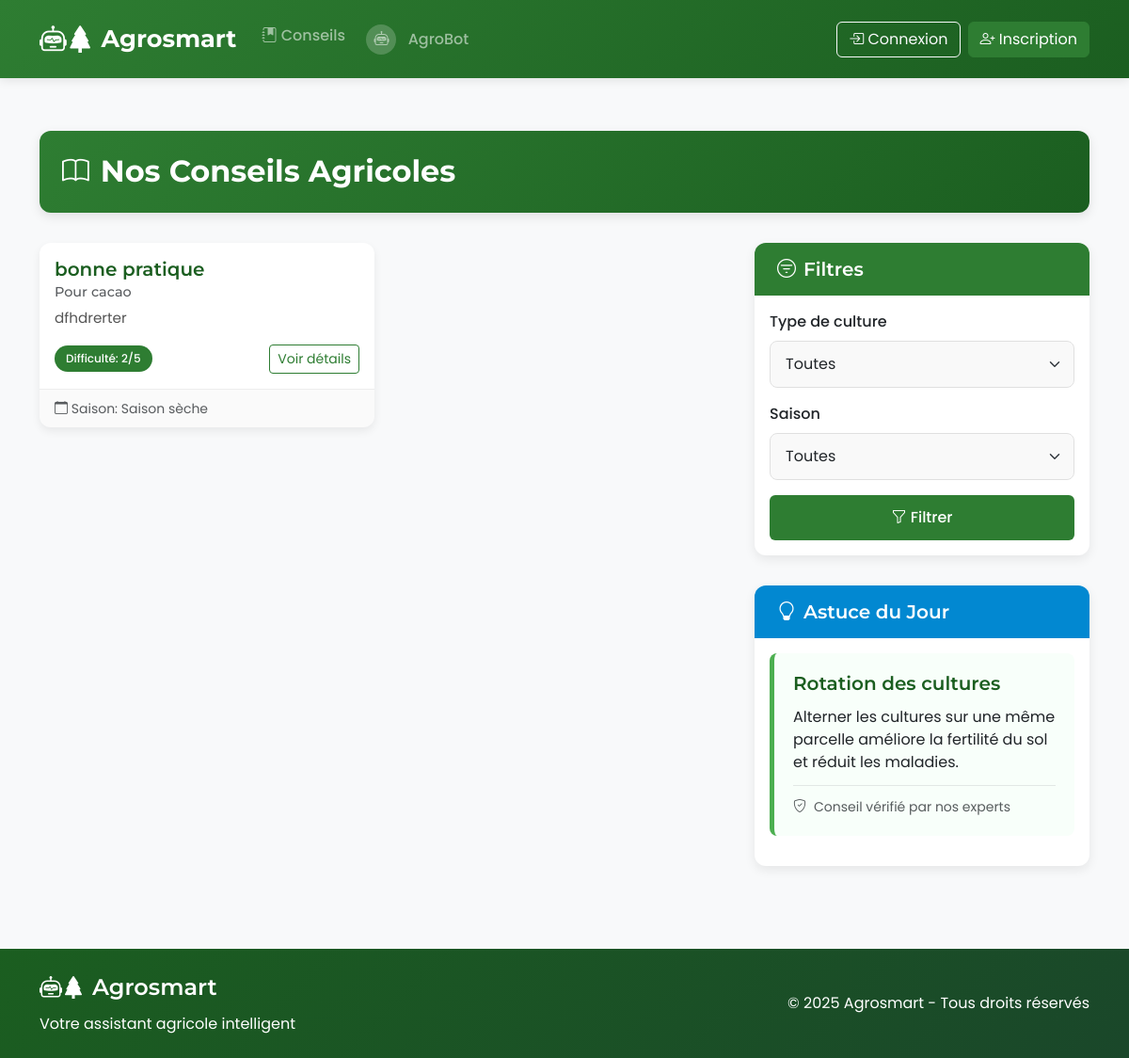
The page / on the database its author committed.
### agriculture/models.py (models this page shows, shortened)
class PratiqueAgricole(models.Model):
    SAISON_CHOICES = [
        ('PLUIE', 'Saison des pluies'),
        ('SECHE', 'Saison sèche'),
        ('TOUTE', 'Toute saison'),
    ]
    culture = models.ForeignKey(Culture, on_delete=models.CASCADE, related_name='pratiques')
    nom = models.CharField(max_length=200)
    description = models.TextField()
    saison = models.CharField(max_length=20, choices=SAISON_CHOICES)
    avantages = models.TextField()
    difficulte = models.PositiveIntegerField(
        validators=[MinValueValidator(1), MaxValueValidator(5)],
        help_text="Niveau de difficulté (1-5)"
    )
    date_creation = models.DateTimeField(auto_now_add=True)
    date_mise_a_jour = models.DateTimeField(auto_now=True)
    class Meta:
        ordering = ['-date_creation']
        verbose_name = "Pratique agricole"
        verbose_name_plural = "Pratiques agricoles"

class Culture(models.Model):
    TYPE_CHOICES = [
        ('CEREALE', 'Céréale'),
        ('LEGUME', 'Légume'),
        ('FRUIT', 'Fruit'),
        ('TUBERCULE', 'Tubercule'),
        ('AUTRE', 'Autre'),
    ]
    type_culture = models.CharField(
        max_length=20,
        choices=TYPE_CHOICES,
        verbose_name="Type de culture"
    )
    slug = models.SlugField(unique=True, blank=True)
    nom = models.CharField(max_length=100, unique=True)
    cycle_croissance = models.PositiveIntegerField(help_text="Durée en jours")
    besoin_eau = models.PositiveIntegerField(help_text="Besoin en eau (mm/saison)")
    temperature_ideale = models.CharField(max_length=50, help_text="Plage de température idéale")
    description = models.TextField()
    image = models.ImageField(upload_to='cultures/', null=True, blank=True)
    active = models.BooleanField(default=True)

### agriculture/views.py (the view)
# urls.py: path('', views.conseils_agricoles, name='conseils'),
def conseils_agricoles(request):
    cultures_populaires = Culture.objects.filter(active=True)[:5]
    pratiques_recentes = PratiqueAgricole.objects.order_by('-date_creation')[:5]
    culture_types = Culture.TYPE_CHOICES  # Accès aux choix définis dans le modèle
    return render(request, 'agriculture/conseils.html', {
        'cultures_populaires': cultures_populaires,
        'pratiques_recentes': pratiques_recentes,
        'culture_types': culture_types,  # Ajouté
        'saisons': PratiqueAgricole.SAISON_CHOICES,
    })

### agriculture/templates/agriculture/conseils.html (shortened to what this page needs)
{% extends "base.html" %}
{% block content %}
<div class="page-header">
    <h2><i class="bi bi-book"></i> Nos Conseils Agricoles</h2>
</div>
<div class="row">
    <div class="col-lg-8">
        <div class="row row-cols-1 row-cols-md-2 g-4 mb-4">
            {% for pratique in pratiques_recentes %}
            <div class="col">
                <div class="card conseil-card h-100">
                    <div class="card-body">
                        <h5 class="card-title">{{ pratique.nom }}</h5>
                        <h6 class="card-subtitle mb-2 text-muted">
                            Pour {{ pratique.culture.nom }}
                        </h6>
                        <p class="card-text">{{ pratique.description|truncatewords:25 }}</p>
                        <div class="d-flex justify-content-between align-items-center">
                            <span class="badge bg-{% if pratique.difficulte <= 2 %}success{% elif pratique.difficulte <= 4 %}warning{% else %}danger{% endif %}">
                                Difficulté: {{ pratique.difficulte }}/5
                            </span>
                            <a href="{% url 'agriculture:detail_pratique' pratique.id %}" class="btn btn-sm btn-outline-primary">Voir détails</a>
                        </div>
                    </div>
                    <div class="card-footer text-muted">
                        <small>
                            <i class="bi bi-calendar"></i>
                            Saison: {{ pratique.get_saison_display }}
                        </small>
                    </div>
                </div>
            </div>
            {% endfor %}
        </div>
    </div>
    <div class="col-lg-4">
        <div class="card section-card">
            <div class="card-header bg-success text-white">
                <h3><i class="bi bi-filter-circle"></i> Filtres</h3>
            </div>
            <div class="card-body">
                <form method="get">
                    <div class="mb-3">
                        <label class="form-label fw-medium">Type de culture</label>
                        <select class="form-select" name="culture_type">
                            <option value="">Toutes</option>
                        </select>
                    </div>
                    <div class="mb-3">
                        <label class="form-label fw-medium">Saison</label>
                        <select class="form-select" name="saison">
                            <option value="">Toutes</option>
                        </select>
                    </div>
                    <button type="submit" class="btn filter-btn btn-primary w-100">
                        <i class="bi bi-funnel"></i> Filtrer
                    </button>
                </form>
            </div>
        </div>
        <div class="card section-card">
            <div class="card-header bg-info text-white">
                <h3><i class="bi bi-lightbulb"></i> Astuce du Jour</h3>
            </div>
            <div class="card-body">
                <div class="astuce-card">
                    <h5>Rotation des cultures</h5>
                    <p>Alterner les cultures sur une même parcelle améliore la fertilité du sol et réduit les maladies.</p>
                    <hr>
                    <small class="text-muted">
                        <i class="bi bi-shield-check"></i> Conseil vérifié par nos experts
                    </small>
                </div>
            </div>
        </div>
    </div>
</div>
{% endblock %}

### agriculture/templates/base.html (style rules this page uses)
:root { --primary-color: #2e7d32; --primary-dark: #1b5e20; --primary-light: #4caf50; --accent-color: #ff8f00; --light-bg: #f8f9fa; --dark-text: #212121; --light-text: #f5f5f5; --gray-light: #e0e0e0; --transition: all 0.3s ease; }
body { font-family: 'Poppins', sans-serif; background-color: var(--light-bg); color: var(--dark-text); min-height: 100vh; display: flex; flex-direction: column; }
h1, h2, h3, h4, h5, h6, .navbar-brand { font-family: 'Montserrat', sans-serif; font-weight: 600; }
.card { border: none; box-shadow: 0 4px 12px rgba(0, 0, 0, 0.08); border-radius: 0.5rem; overflow: hidden; transition: var(--transition); }

### agriculture/templates/agriculture/conseils.html (style rules this page uses)
.page-header { position: relative; margin-bottom: 2rem; padding: 1.5rem; border-radius: 0.75rem; background: linear-gradient(135deg, var(--primary-color), var(--primary-dark)); color: white; box-shadow: 0 4px 12px rgba(0, 0, 0, 0.1); }
.page-header h2 { margin: 0; font-weight: 700; display: flex; align-items: center; gap: 0.75rem; }
.page-header i { font-size: 1.8rem; }
.conseil-card { transition: all 0.3s ease; border: none; box-shadow: 0 4px 10px rgba(0, 0, 0, 0.07); height: 100%; border-radius: 0.75rem; overflow: hidden; }
.conseil-card .card-title { font-weight: 600; color: var(--primary-dark); }
.conseil-card .card-subtitle { font-size: 0.9rem; font-weight: 500; }
.conseil-card .card-text { color: #555; font-size: 0.95rem; line-height: 1.5; }
.conseil-card .card-footer { background-color: rgba(0, 0, 0, 0.02); border-top: 1px solid rgba(0, 0, 0, 0.05); }
.badge { padding: 0.5rem 0.75rem; font-weight: 500; border-radius: 50px; }
.btn-outline-primary { border-color: var(--primary-color); color: var(--primary-color); }
.section-card { border: none; border-radius: 0.75rem; overflow: hidden; box-shadow: 0 4px 12px rgba(0, 0, 0, 0.08); margin-bottom: 2rem; }
.section-card .card-header { padding: 1rem 1.5rem; border-bottom: none; }
.section-card .card-header h3 { margin: 0; font-size: 1.25rem; font-weight: 600; display: flex; align-items: center; gap: 0.5rem; }
.form-select, .form-control { padding: 0.75rem 1rem; border-radius: 0.5rem; border: 1px solid #e0e0e0; background-color: #f9f9f9; }
.astuce-card { background-color: #f8fffa; border-left: 5px solid var(--primary-light); border-radius: 0.5rem; padding: 1.25rem; margin-bottom: 1rem; }
.astuce-card h5 { color: var(--primary-dark); font-weight: 600; margin-bottom: 0.75rem; }
.astuce-card p { margin-bottom: 0.75rem; }
.astuce-card hr { opacity: 0.1; margin: 0.75rem 0; }
.astuce-card small { display: flex; align-items: center; gap: 0.5rem; color: #6c757d; }
.filter-btn { background-color: var(--primary-color); border: none; padding: 0.75rem 1rem; font-weight: 500; transition: all 0.2s ease; }
.bg-success { background-color: #2e7d32 !important; }
.bg-info { background-color: #0288d1 !important; }

### rows shown on the page
PratiqueAgricole: nom "bonne pratique", culture.nom "cacao", description "dfhdrerter", difficulte "2", saison "Saison sèche"
